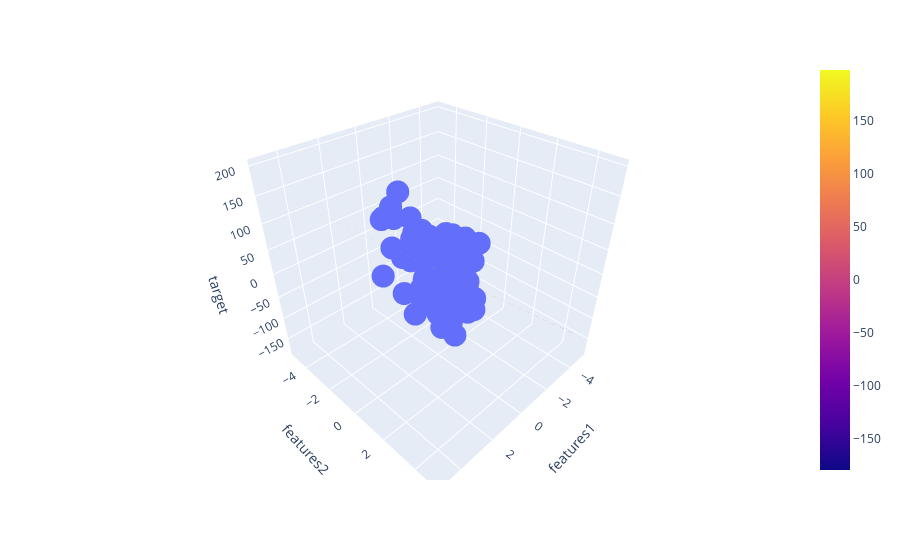

Here is the notebook cell this chart was saved with:
### Code cell
x=np.linspace(-5,5,10)
y=np.linspace(-5,5,10)
xGrid,yGrid=np.meshgrid(x,y)
final=np.vstack((xGrid.ravel().reshape(1,100),yGrid.ravel().reshape(1,100))).T
z_final=lr.predict(final).reshape(10,10)
z=z_final

fig=px.scatter_3d(df,x='features1',y='features2',z='target')
fig.add_trace(go.Surface(x=x,y=y,z=z))
fig.show()
